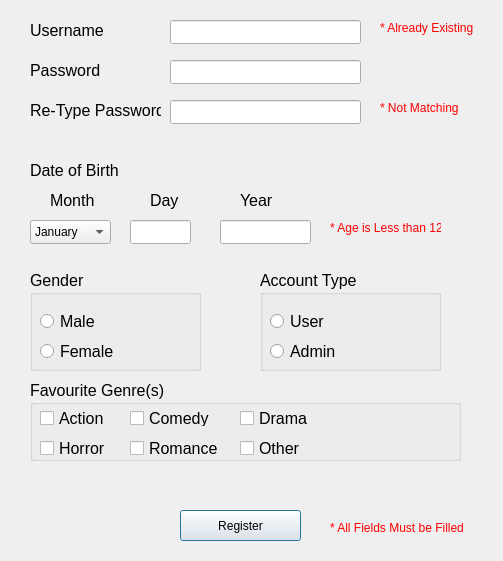
<?xml version="1.0" encoding="UTF-8"?>
<ui version="4.0">
 <class>RegisterWindow</class>
 <widget class="QDialog" name="RegisterWindow">
  <property name="geometry">
   <rect>
    <x>0</x>
    <y>0</y>
    <width>503</width>
    <height>561</height>
   </rect>
  </property>
  <property name="windowTitle">
   <string>Dialog</string>
  </property>
  <widget class="QLabel" name="labelPass_2">
   <property name="geometry">
    <rect>
     <x>30</x>
     <y>60</y>
     <width>111</width>
     <height>21</height>
    </rect>
   </property>
   <property name="text">
    <string>&lt;html&gt;&lt;head/&gt;&lt;body&gt;&lt;p&gt;&lt;span style=&quot; font-size:12pt;&quot;&gt;Password&lt;/span&gt;&lt;/p&gt;&lt;/body&gt;&lt;/html&gt;</string>
   </property>
  </widget>
  <widget class="QLabel" name="labelUser_2">
   <property name="geometry">
    <rect>
     <x>30</x>
     <y>20</y>
     <width>111</width>
     <height>21</height>
    </rect>
   </property>
   <property name="text">
    <string>&lt;html&gt;&lt;head/&gt;&lt;body&gt;&lt;p&gt;&lt;span style=&quot; font-size:12pt;&quot;&gt;Username&lt;/span&gt;&lt;/p&gt;&lt;/body&gt;&lt;/html&gt;</string>
   </property>
  </widget>
  <widget class="QLineEdit" name="regLineEditPassword">
   <property name="geometry">
    <rect>
     <x>170</x>
     <y>60</y>
     <width>191</width>
     <height>24</height>
    </rect>
   </property>
   <property name="echoMode">
    <enum>QLineEdit::Password</enum>
   </property>
  </widget>
  <widget class="QLineEdit" name="regLineEditUser">
   <property name="geometry">
    <rect>
     <x>170</x>
     <y>20</y>
     <width>191</width>
     <height>24</height>
    </rect>
   </property>
  </widget>
  <widget class="QLabel" name="labelPass_3">
   <property name="geometry">
    <rect>
     <x>30</x>
     <y>90</y>
     <width>131</width>
     <height>41</height>
    </rect>
   </property>
   <property name="text">
    <string>&lt;html&gt;&lt;head/&gt;&lt;body&gt;&lt;p&gt;&lt;span style=&quot; font-size:12pt;&quot;&gt;Re-Type Password&lt;/span&gt;&lt;/p&gt;&lt;/body&gt;&lt;/html&gt;</string>
   </property>
  </widget>
  <widget class="QLineEdit" name="regLineEditPasswordRetype">
   <property name="geometry">
    <rect>
     <x>170</x>
     <y>100</y>
     <width>191</width>
     <height>24</height>
    </rect>
   </property>
   <property name="echoMode">
    <enum>QLineEdit::Password</enum>
   </property>
  </widget>
  <widget class="QLabel" name="labelErrorUser">
   <property name="geometry">
    <rect>
     <x>380</x>
     <y>20</y>
     <width>111</width>
     <height>16</height>
    </rect>
   </property>
   <property name="text">
    <string>&lt;html&gt;&lt;head/&gt;&lt;body&gt;&lt;p&gt;&lt;span style=&quot; color:#ff0000;&quot;&gt;* Already Existing&lt;/span&gt;&lt;/p&gt;&lt;/body&gt;&lt;/html&gt;</string>
   </property>
  </widget>
  <widget class="QLabel" name="labelRetypePassError">
   <property name="geometry">
    <rect>
     <x>380</x>
     <y>100</y>
     <width>91</width>
     <height>16</height>
    </rect>
   </property>
   <property name="text">
    <string>&lt;html&gt;&lt;head/&gt;&lt;body&gt;&lt;p&gt;&lt;span style=&quot; color:#ff0000;&quot;&gt;* Not Matching&lt;/span&gt;&lt;/p&gt;&lt;/body&gt;&lt;/html&gt;</string>
   </property>
  </widget>
  <widget class="QComboBox" name="comboBoxMonth">
   <property name="geometry">
    <rect>
     <x>30</x>
     <y>220</y>
     <width>81</width>
     <height>24</height>
    </rect>
   </property>
   <item>
    <property name="text">
     <string>January</string>
    </property>
   </item>
   <item>
    <property name="text">
     <string>Febuary</string>
    </property>
   </item>
   <item>
    <property name="text">
     <string>March</string>
    </property>
   </item>
   <item>
    <property name="text">
     <string>April</string>
    </property>
   </item>
   <item>
    <property name="text">
     <string>May</string>
    </property>
   </item>
   <item>
    <property name="text">
     <string>June</string>
    </property>
   </item>
   <item>
    <property name="text">
     <string>July</string>
    </property>
   </item>
   <item>
    <property name="text">
     <string>August</string>
    </property>
   </item>
   <item>
    <property name="text">
     <string>September</string>
    </property>
   </item>
   <item>
    <property name="text">
     <string>October</string>
    </property>
   </item>
   <item>
    <property name="text">
     <string>November</string>
    </property>
   </item>
   <item>
    <property name="text">
     <string>December</string>
    </property>
   </item>
  </widget>
  <widget class="QLabel" name="labelUser_3">
   <property name="geometry">
    <rect>
     <x>50</x>
     <y>190</y>
     <width>71</width>
     <height>21</height>
    </rect>
   </property>
   <property name="text">
    <string>&lt;html&gt;&lt;head/&gt;&lt;body&gt;&lt;p&gt;&lt;span style=&quot; font-size:12pt;&quot;&gt;Month&lt;/span&gt;&lt;/p&gt;&lt;/body&gt;&lt;/html&gt;</string>
   </property>
  </widget>
  <widget class="QLabel" name="labelUser_4">
   <property name="geometry">
    <rect>
     <x>240</x>
     <y>190</y>
     <width>61</width>
     <height>21</height>
    </rect>
   </property>
   <property name="text">
    <string>&lt;html&gt;&lt;head/&gt;&lt;body&gt;&lt;p&gt;&lt;span style=&quot; font-size:12pt;&quot;&gt;Year&lt;/span&gt;&lt;/p&gt;&lt;/body&gt;&lt;/html&gt;</string>
   </property>
  </widget>
  <widget class="QLabel" name="labelUser_5">
   <property name="geometry">
    <rect>
     <x>150</x>
     <y>190</y>
     <width>61</width>
     <height>21</height>
    </rect>
   </property>
   <property name="text">
    <string>&lt;html&gt;&lt;head/&gt;&lt;body&gt;&lt;p&gt;&lt;span style=&quot; font-size:12pt;&quot;&gt;Day&lt;/span&gt;&lt;/p&gt;&lt;/body&gt;&lt;/html&gt;</string>
   </property>
  </widget>
  <widget class="QLabel" name="label_3">
   <property name="geometry">
    <rect>
     <x>30</x>
     <y>160</y>
     <width>91</width>
     <height>21</height>
    </rect>
   </property>
   <property name="text">
    <string>&lt;html&gt;&lt;head/&gt;&lt;body&gt;&lt;p&gt;&lt;span style=&quot; font-size:12pt;&quot;&gt;Date of Birth&lt;/span&gt;&lt;/p&gt;&lt;/body&gt;&lt;/html&gt;</string>
   </property>
  </widget>
  <widget class="QLineEdit" name="lineEditDay">
   <property name="geometry">
    <rect>
     <x>130</x>
     <y>220</y>
     <width>61</width>
     <height>24</height>
    </rect>
   </property>
  </widget>
  <widget class="QLineEdit" name="lineEditYear">
   <property name="geometry">
    <rect>
     <x>220</x>
     <y>220</y>
     <width>91</width>
     <height>24</height>
    </rect>
   </property>
  </widget>
  <widget class="QLabel" name="labelErrorDate">
   <property name="geometry">
    <rect>
     <x>330</x>
     <y>220</y>
     <width>111</width>
     <height>16</height>
    </rect>
   </property>
   <property name="text">
    <string>&lt;html&gt;&lt;head/&gt;&lt;body&gt;&lt;p&gt;&lt;span style=&quot; color:#ff0000;&quot;&gt;* Age is Less than 12&lt;/span&gt;&lt;/p&gt;&lt;/body&gt;&lt;/html&gt;</string>
   </property>
  </widget>
  <widget class="QGroupBox" name="groupBoxGender">
   <property name="geometry">
    <rect>
     <x>30</x>
     <y>270</y>
     <width>171</width>
     <height>101</height>
    </rect>
   </property>
   <property name="font">
    <font>
     <pointsize>12</pointsize>
    </font>
   </property>
   <property name="title">
    <string>Gender</string>
   </property>
   <widget class="QRadioButton" name="radioButtonMale">
    <property name="geometry">
     <rect>
      <x>10</x>
      <y>40</y>
      <width>61</width>
      <height>22</height>
     </rect>
    </property>
    <property name="text">
     <string>Male</string>
    </property>
   </widget>
   <widget class="QRadioButton" name="radioButtonFemale">
    <property name="geometry">
     <rect>
      <x>10</x>
      <y>70</y>
      <width>81</width>
      <height>22</height>
     </rect>
    </property>
    <property name="text">
     <string>Female</string>
    </property>
   </widget>
  </widget>
  <widget class="QGroupBox" name="groupBoxAccounType">
   <property name="geometry">
    <rect>
     <x>260</x>
     <y>270</y>
     <width>181</width>
     <height>101</height>
    </rect>
   </property>
   <property name="font">
    <font>
     <pointsize>12</pointsize>
    </font>
   </property>
   <property name="title">
    <string>Account Type</string>
   </property>
   <widget class="QRadioButton" name="radioButtonUser">
    <property name="geometry">
     <rect>
      <x>10</x>
      <y>40</y>
      <width>61</width>
      <height>22</height>
     </rect>
    </property>
    <property name="text">
     <string>User</string>
    </property>
   </widget>
   <widget class="QRadioButton" name="radioButtonAdmin">
    <property name="geometry">
     <rect>
      <x>10</x>
      <y>70</y>
      <width>71</width>
      <height>22</height>
     </rect>
    </property>
    <property name="text">
     <string>Admin</string>
    </property>
   </widget>
  </widget>
  <widget class="QGroupBox" name="groupBox">
   <property name="geometry">
    <rect>
     <x>30</x>
     <y>380</y>
     <width>431</width>
     <height>81</height>
    </rect>
   </property>
   <property name="font">
    <font>
     <pointsize>12</pointsize>
    </font>
   </property>
   <property name="title">
    <string>Favourite Genre(s)</string>
   </property>
   <widget class="QCheckBox" name="checkBox">
    <property name="geometry">
     <rect>
      <x>10</x>
      <y>30</y>
      <width>91</width>
      <height>16</height>
     </rect>
    </property>
    <property name="text">
     <string>Action</string>
    </property>
   </widget>
   <widget class="QCheckBox" name="checkBox_2">
    <property name="geometry">
     <rect>
      <x>100</x>
      <y>30</y>
      <width>91</width>
      <height>16</height>
     </rect>
    </property>
    <property name="text">
     <string>Comedy</string>
    </property>
   </widget>
   <widget class="QCheckBox" name="checkBox_3">
    <property name="geometry">
     <rect>
      <x>210</x>
      <y>30</y>
      <width>91</width>
      <height>16</height>
     </rect>
    </property>
    <property name="text">
     <string>Drama</string>
    </property>
   </widget>
   <widget class="QCheckBox" name="checkBox_4">
    <property name="geometry">
     <rect>
      <x>10</x>
      <y>60</y>
      <width>91</width>
      <height>16</height>
     </rect>
    </property>
    <property name="text">
     <string>Horror</string>
    </property>
   </widget>
   <widget class="QCheckBox" name="checkBox_5">
    <property name="geometry">
     <rect>
      <x>100</x>
      <y>60</y>
      <width>91</width>
      <height>16</height>
     </rect>
    </property>
    <property name="text">
     <string>Romance</string>
    </property>
   </widget>
   <widget class="QCheckBox" name="checkBox_6">
    <property name="geometry">
     <rect>
      <x>210</x>
      <y>60</y>
      <width>91</width>
      <height>16</height>
     </rect>
    </property>
    <property name="text">
     <string>Other</string>
    </property>
   </widget>
  </widget>
  <widget class="QPushButton" name="regPushButtonRegister">
   <property name="geometry">
    <rect>
     <x>180</x>
     <y>510</y>
     <width>121</width>
     <height>31</height>
    </rect>
   </property>
   <property name="text">
    <string>Register</string>
   </property>
  </widget>
  <widget class="QLabel" name="labelErrorFull">
   <property name="geometry">
    <rect>
     <x>330</x>
     <y>520</y>
     <width>151</width>
     <height>16</height>
    </rect>
   </property>
   <property name="text">
    <string>&lt;html&gt;&lt;head/&gt;&lt;body&gt;&lt;p&gt;&lt;span style=&quot; color:#ff0000;&quot;&gt;* All Fields Must be Filled&lt;/span&gt;&lt;/p&gt;&lt;/body&gt;&lt;/html&gt;</string>
   </property>
  </widget>
 </widget>
 <resources/>
 <connections/>
</ui>
